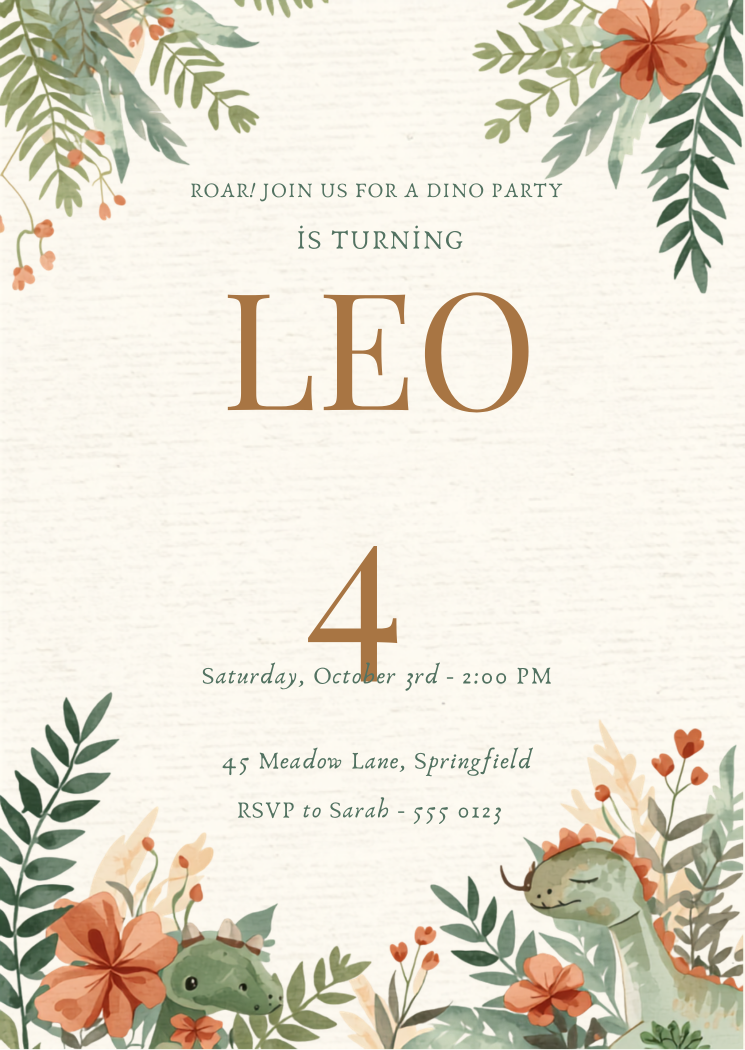
#> input picture designs/dino-invite.png, 1490 x 2100 px (shown at 1/2 size)
$ python mockup.py ../designs/dino-invite.png ../designs/botanical-invite-ella.png
#> lines starting #> are read from the running program, lines starting #| are printed output that depends on the picture
#!/usr/bin/env python3
"""Botanical nursery mockup generator - warm wall + frame + shadow + INSTANT DOWNLOAD badge"""
from PIL import Image, ImageDraw, ImageFilter, ImageFont
import sys, os

def make_mockup(design_path, out_path, wall=(240,234,224), badge=True):
#> called with design_path = '../designs/dino-invite.png', out_path = '../designs/botanical-invite-ella.png', wall = (240, 234, 224), badge = True
    W, H = 2000, 2000
    bg = Image.new("RGB", (W, H), wall)
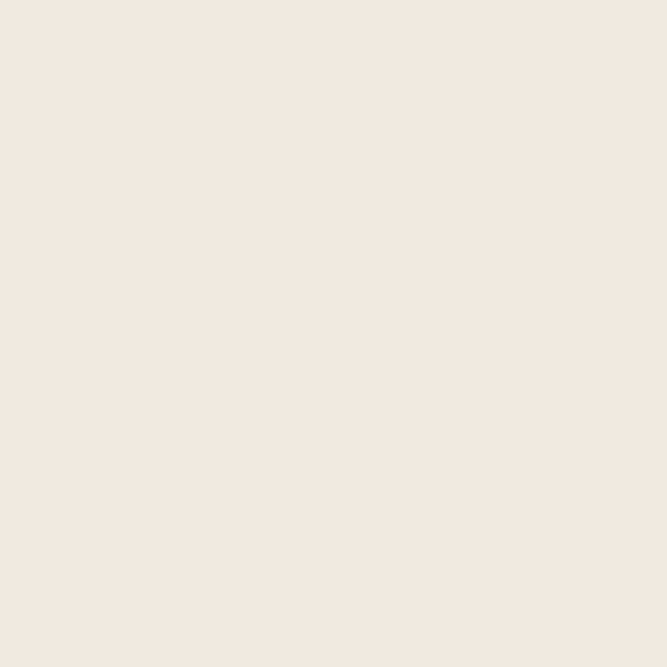
#> bg: PIL image 2000x2000 RGB (shown at 1/3 size); mean R, G, B 240, 234, 224
    d = ImageDraw.Draw(bg)
    # subtle wall gradient
    for y in range(H):
        f = 1 - 0.06 * (y / H)
        d.line([(0,y),(W,y)], fill=tuple(int(c*f) for c in wall))
    # floor / ledge
    d.rectangle([0, int(H*0.86), W, H], fill=(214,205,192))
    d.line([(0,int(H*0.86)),(W,int(H*0.86))], fill=(196,186,172), width=3)

    art = Image.open(design_path).convert("RGB")
#> art is the input picture: PIL image 1490x2100 RGB; mean R, G, B 228.8, 223.4, 208.5
    ah = int(H * 0.62)
    aw = int(art.width * ah / art.height)
#> aw = 879
    art = art.resize((aw, ah), Image.LANCZOS)
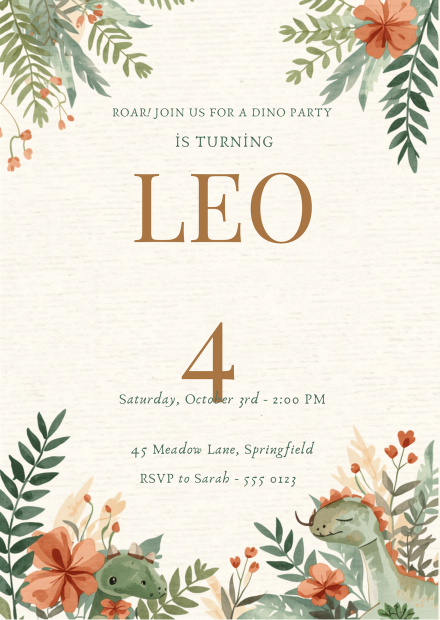
#> art: PIL image 879x1240 RGB (shown at 1/2 size); mean R, G, B 228.8, 223.4, 208.5

    fb = 26           # frame border
    mat = 60          # mat border
    fw, fh = aw + 2*(fb+mat), ah + 2*(fb+mat)
#> fw = 1051; fh = 1412
    fx, fy = (W - fw)//2, int(H*0.10)
#> fx = 474; fy = 200

    # shadow
    sh = Image.new("RGBA", (W, H), (0,0,0,0))
#> sh: PIL image 2000x2000 RGBA; every value is 0
    ds = ImageDraw.Draw(sh)
    ds.rectangle([fx+18, fy+26, fx+fw+18, fy+fh+26], fill=(60,50,40,110))
    sh = sh.filter(ImageFilter.GaussianBlur(28))
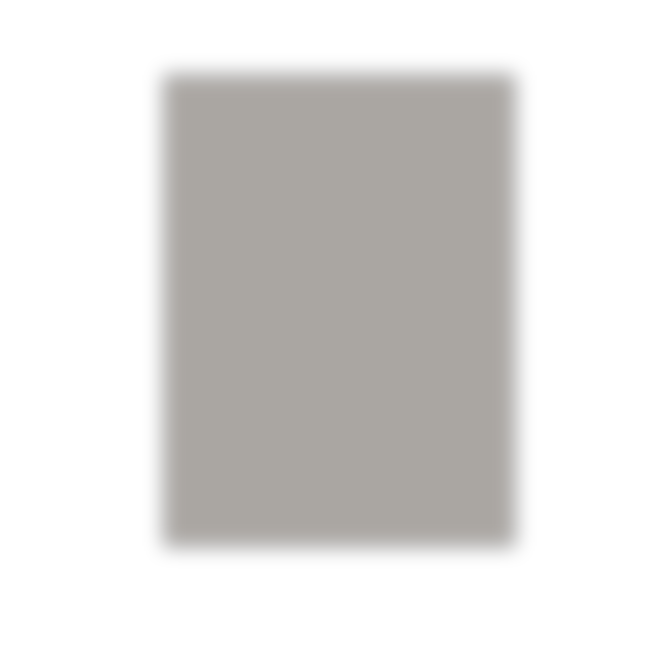
#> sh: PIL image 2000x2000 RGBA (shown at 1/3 size); mean R, G, B, A 22.3, 18.6, 14.9, 40.9; transparent parts drawn white
    bg.paste(sh, (0,0), sh)
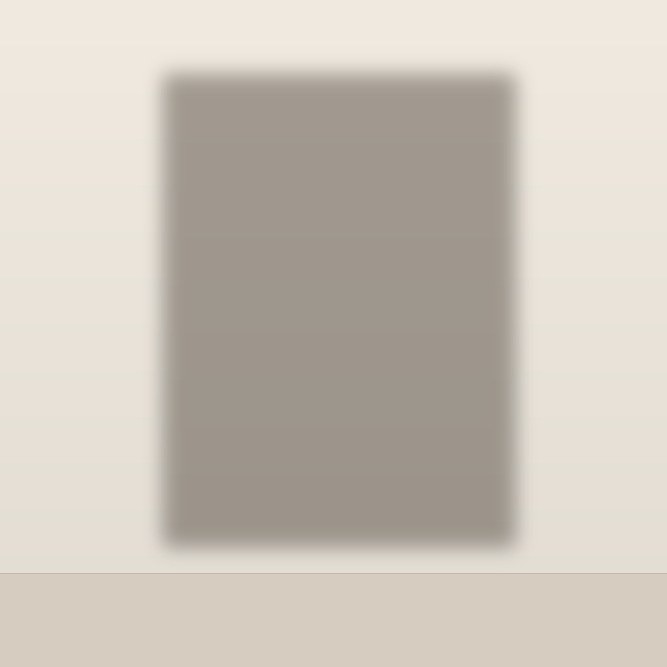
#> bg: PIL image 2000x2000 RGB (shown at 1/3 size); mean R, G, B 202.4, 195.5, 185.3

    # frame (warm oak)
    d = ImageDraw.Draw(bg)
    d.rectangle([fx, fy, fx+fw, fy+fh], fill=(168,138,104))
    d.rectangle([fx+fb, fy+fb, fx+fw-fb, fy+fh-fb], fill=(250,248,243))  # mat
    bg.paste(art, (fx+fb+mat, fy+fb+mat))
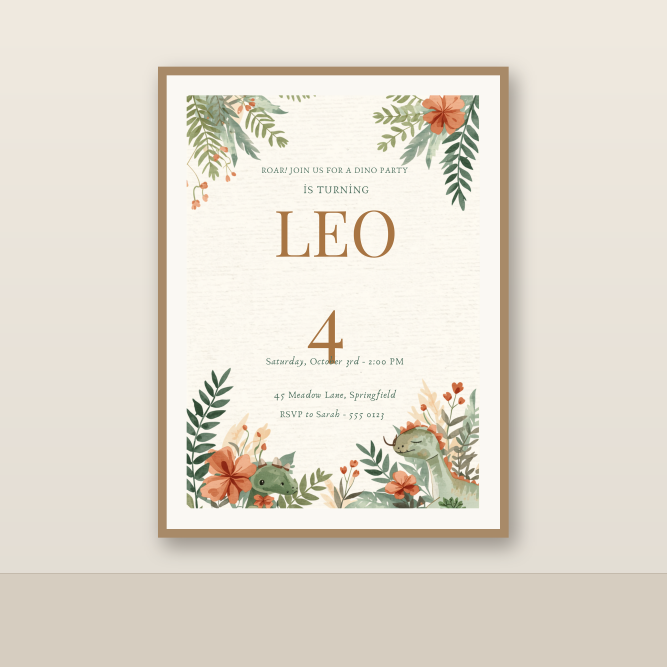
#> bg: PIL image 2000x2000 RGB (shown at 1/3 size); mean R, G, B 227, 220.3, 208.3

    if badge:
        bw, bh = 620, 110
        bx, by = (W-bw)//2, H - bh - 70
        d.rounded_rectangle([bx, by, bx+bw, by+bh], radius=55, fill=(122,132,113))
        try:
            f1 = ImageFont.truetype("/System/Library/Fonts/Supplemental/Georgia.ttf", 44)
        except Exception:
            f1 = ImageFont.load_default()
        t = "INSTANT DIGITAL DOWNLOAD"
        tb = d.textbbox((0,0), t, font=f1)
#> tb = (0, 8, 653, 41)
        d.text((bx+(bw-(tb[2]-tb[0]))//2, by+(bh-(tb[3]-tb[1]))//2 - tb[1]), t, font=f1, fill=(250,248,243))

    bg.save(out_path, quality=92)
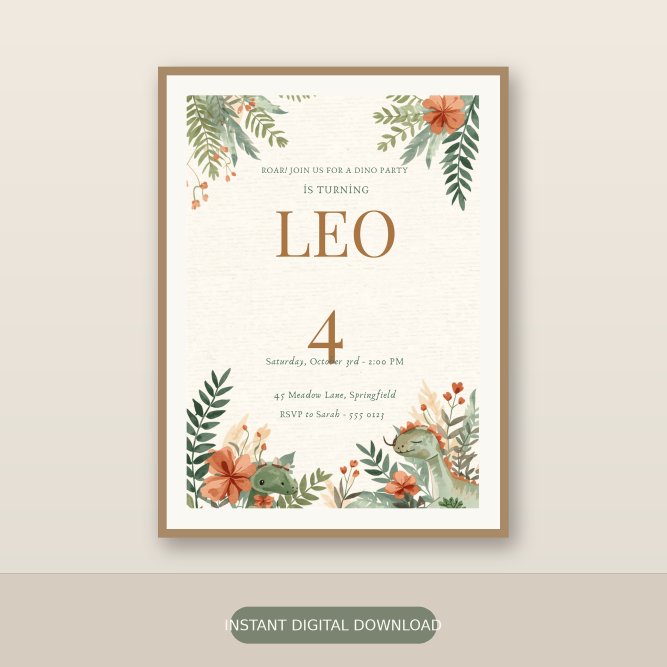
#> saved as botanical-invite-ella.png: PIL image 2000x2000 RGB (shown at 1/3 size); mean R, G, B 225.7, 219.3, 207.2
    print("SAVED", out_path)

if __name__ == "__main__":
    make_mockup(sys.argv[1], sys.argv[2])

$ run again, on designs/safari-invite.png
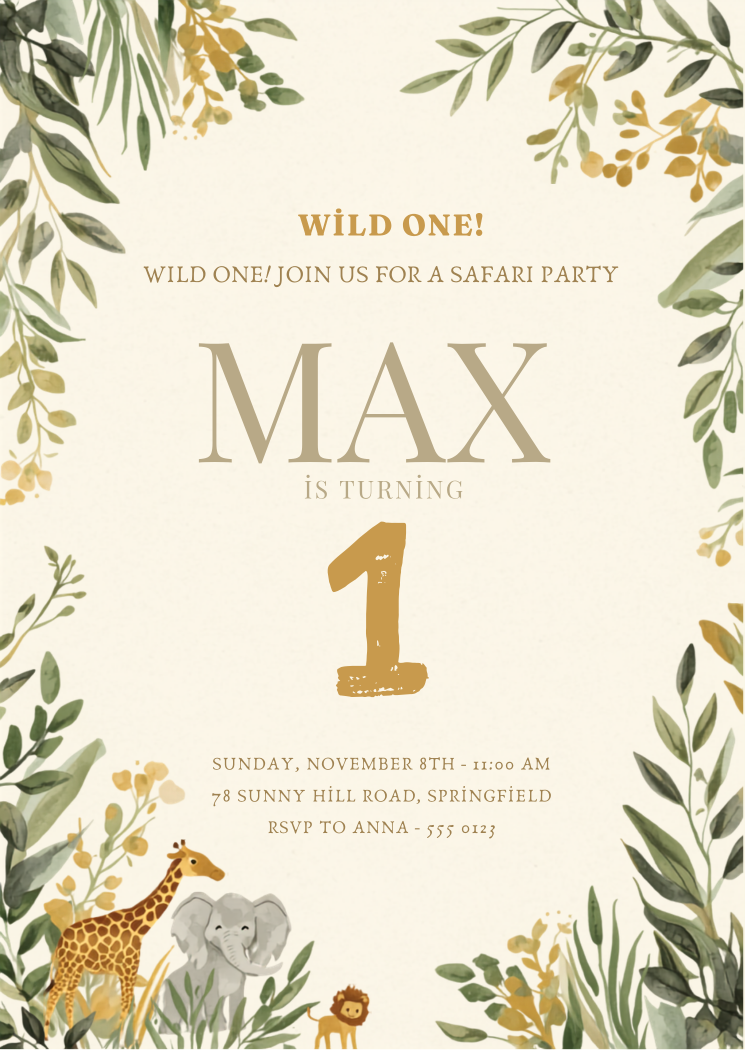
#> input picture designs/safari-invite.png, 1490 x 2100 px (shown at 1/2 size)
#> in make_mockup, art is the input picture: PIL image 1490x2100 RGB; mean R, G, B 228.6, 222.1, 200.2
#> art: PIL image 879x1240 RGB
#> in make_mockup, `bg.paste(art, (fx+fb+mat, fy+fb+mat))`:
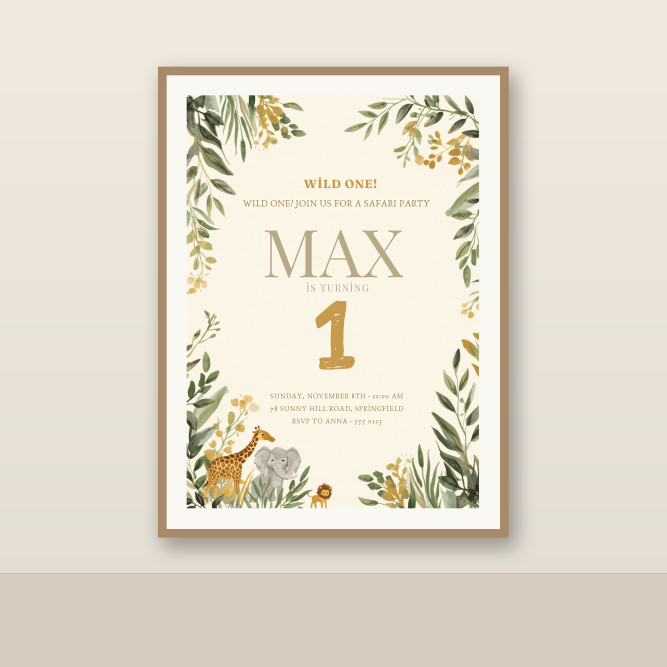
#> bg: PIL image 2000x2000 RGB (shown at 1/3 size); mean R, G, B 226.9, 220, 206.1
#> tb = (0, 8, 653, 41)
#> in make_mockup, `bg.save(out_path, quality=92)`:
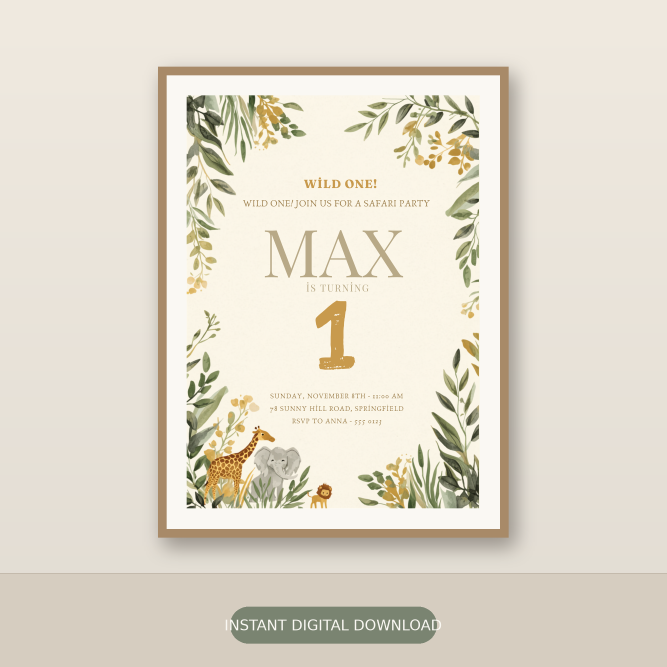
#> saved as safari-invite.png: PIL image 2000x2000 RGB (shown at 1/3 size); mean R, G, B 225.6, 219, 205
